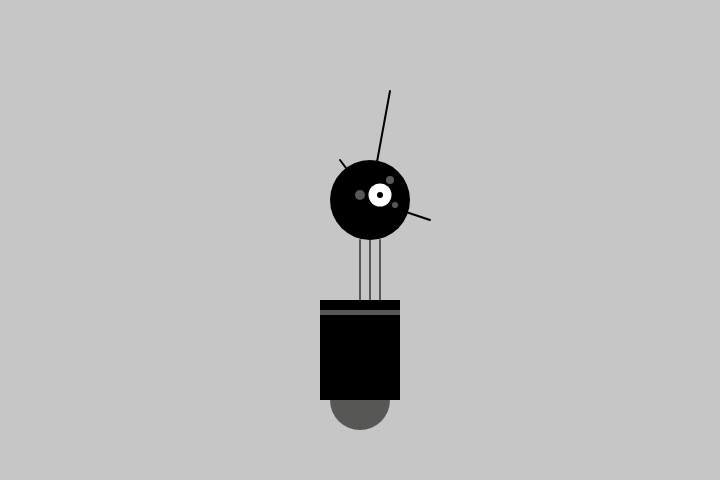
Frame 1 (no input)
Frame 60 (no input): identical to frame 1, image omitted
Frame 120 (the mouse pressed at the canvas centre since frame 60): identical to frame 1, image omitted

The p5.js sketch that drew this single still picture (run headless with seeded random() and noise() and a simulated clock; from frame 60 on, the mouse is pressed at the canvas centre):

// p5.js sketch
// ── sketch.js
function setup() {
  createCanvas(720,480);
  strokeWeight(2);
}

function draw() {
  background(198,198,198);
  
  //Neck
  stroke(87,87,86);
  line(360,240,360,300);
  line(370,240,370,300);
  line(380,240,380,300);
  
  //Antennas
  stroke(0,0,0);
  line(370,200,390,91);
  line(430,220,370,200);
  line(340,160,370,200);
  
  //Head
  noStroke();
  fill(0,0,0);
  ellipse(370,200,80,80);
  
  fill(255,255,255);
  ellipse(380,195,23,23);
  
  fill(0,0,0);
  ellipse(380,195,6,6)
  
  fill(87,87,86);
  ellipse(360,195,10,10);
  ellipse(390,180,8,8);
  ellipse(395,205,6,6);
  
  //Body
  fill(87,87,86);
  ellipse(360,400,60,60)
  
  fill(0,0,0);
  rect(320,300,80,100);
  
  fill(87,87,86);
  rect(320,310,80,5);
}
